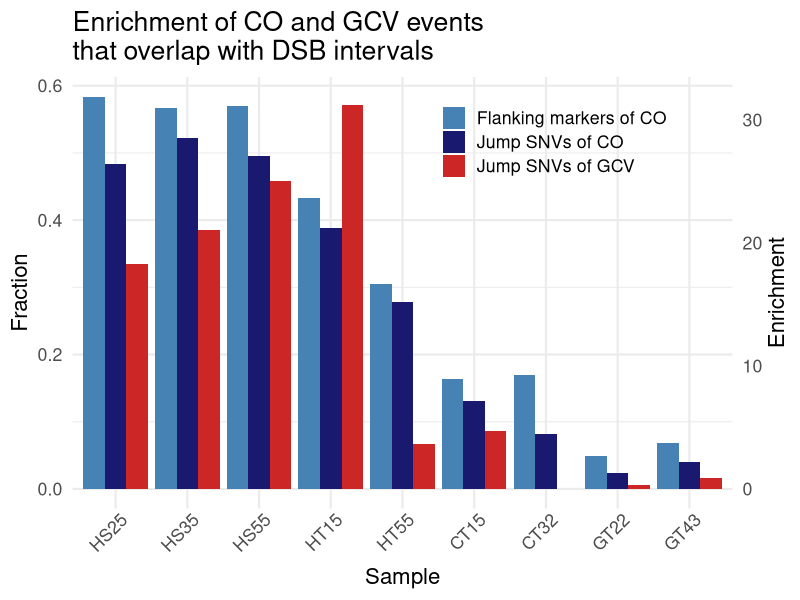
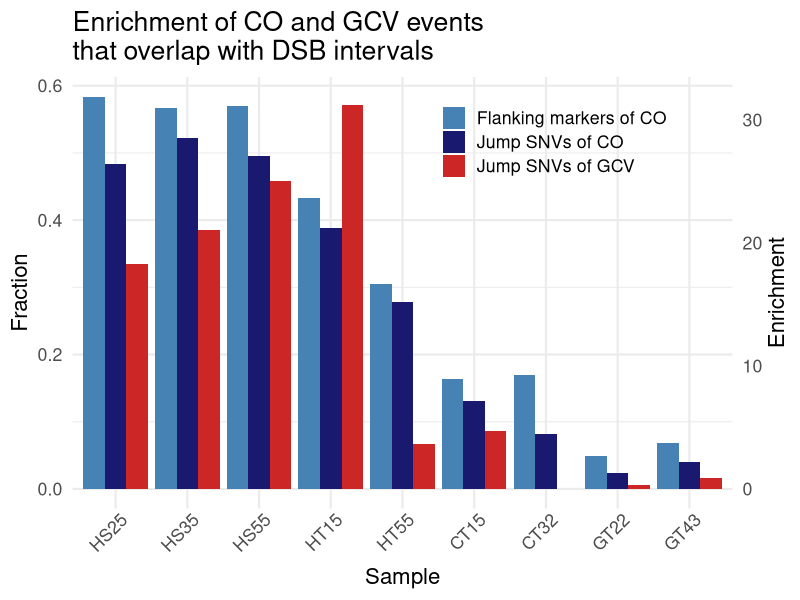

Source code (R) for these figures, in order:
## ---- chunk 1
library(tidyverse)
## ---- chunk 2
dsb_fraction <- tibble(sample = c('HS25', 'HS35', 'HS55', 'HT15', 'HT55', 'CT15', 'CT32', 'GT22', 'GT43'),
                         co_fraction_jump = c(0.4832214765, 0.5215686275, 0.4953271028, 0.3880597015, 0.2777777778, 0.1313868613, 0.0824742268, 0.024, 0.03947368421),
                         co_fraction_flanking = c(0.5838926174, 0.5666666667, 0.5700934579, 0.4328358209, 0.3055555556, 0.162962963, 0.170212766, 0.04838709677, 0.06849315068),
                         gc_fraction_jump = c(0.3351648352, 0.3846153846, 0.4583333333, 0.5714285714, 0.06756756757, 0.08641975309, 0, 0.006060606061, 0.01675977654),)

dsb_fraction <- dsb_fraction %>% pivot_longer(!sample, names_to = 'type', values_to = 'fraction') %>% 
  mutate(enrichment = fraction / 0.0183) # Fraction of genome within DSB hotspots for AA allele
## ---- chunk 3
ggplot(dsb_fraction) +
  geom_col(aes(x = sample, y = fraction, fill = type), position = 'dodge') +
  scale_x_discrete( limits = c('HS25', 'HS35', 'HS55', 'HT15', 'HT55', 'CT15', 'CT32', 'GT22', 'GT43'),
    labels = c('HS25', 'HS35', 'HS55', 'HT15', 'HT55', 'CT15', 'CT32', 'GT22', 'GT43')) + 
  scale_fill_manual(labels = c('Flanking markers of CO', 'Jump SNVs of CO', 'Jump SNVs of GCV'),
                    values = c("steelblue",'#191970', 'firebrick3')) + 
  xlab('Sample') + 
  ggtitle('Enrichment of CO and GCV events\nthat overlap with DSB intervals') + 
  theme_minimal(base_size = 16) +
  theme(legend.position = c(0.73, 0.85),
        legend.title = element_blank()) +
  scale_y_continuous(
    name = "Fraction",
    sec.axis = sec_axis( trans=~./0.0183, name="Enrichment")
    ) + 
  theme(axis.text.x = element_text(angle = 45, hjust = 0.9, vjust = 1.1),
        axis.title.y.right = element_text(angle = 90))

ggsave('../plots/dsb_overlap.pdf', height = 190, width = 190, unit = 'mm')
